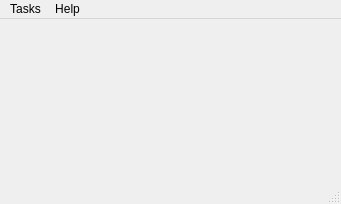
<?xml version="1.0" encoding="UTF-8"?>
<ui version="4.0">
 <class>check_laads_order</class>
 <widget class="QMainWindow" name="check_laads_order">
  <property name="geometry">
   <rect>
    <x>0</x>
    <y>0</y>
    <width>341</width>
    <height>204</height>
   </rect>
  </property>
  <property name="windowTitle">
   <string>check_laads_order</string>
  </property>
  <widget class="QWidget" name="centralwidget"/>
  <widget class="QMenuBar" name="menubar">
   <property name="geometry">
    <rect>
     <x>0</x>
     <y>0</y>
     <width>341</width>
     <height>32</height>
    </rect>
   </property>
   <widget class="QMenu" name="menuHelp">
    <property name="title">
     <string>Help</string>
    </property>
    <addaction name="actionAbout"/>
    <addaction name="actionAbout_Qt"/>
    <addaction name="separator"/>
   </widget>
   <widget class="QMenu" name="menuTasks">
    <property name="title">
     <string>Tasks</string>
    </property>
    <addaction name="actionCkeck_Order"/>
    <addaction name="separator"/>
    <addaction name="actionQuit"/>
   </widget>
   <addaction name="menuTasks"/>
   <addaction name="menuHelp"/>
  </widget>
  <widget class="QStatusBar" name="statusbar"/>
  <action name="actionAbout">
   <property name="text">
    <string>About</string>
   </property>
  </action>
  <action name="actionAbout_Qt">
   <property name="text">
    <string>About Qt</string>
   </property>
  </action>
  <action name="actionCkeck_Order">
   <property name="text">
    <string>Ckeck Order</string>
   </property>
  </action>
  <action name="actionQuit">
   <property name="text">
    <string>Quit</string>
   </property>
  </action>
 </widget>
 <resources/>
 <connections>
  <connection>
   <sender>actionQuit</sender>
   <signal>triggered()</signal>
   <receiver>check_laads_order</receiver>
   <slot>close()</slot>
   <hints>
    <hint type="sourcelabel">
     <x>-1</x>
     <y>-1</y>
    </hint>
    <hint type="destinationlabel">
     <x>170</x>
     <y>101</y>
    </hint>
   </hints>
  </connection>
 </connections>
</ui>
